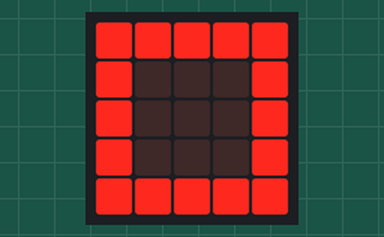
Simulated run of this program. Board: BBC micro:bit (MakeCode). Shown: the board's 5×5 LED display.

Above: at 0.1 s.
At 0.6 s:
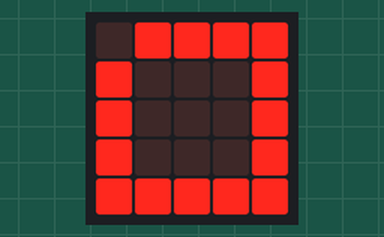
At 1.1 s:
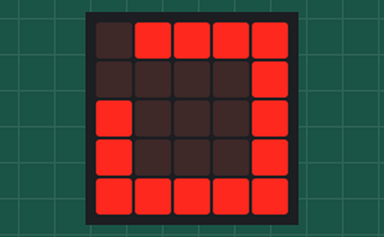
At 2.6 s:
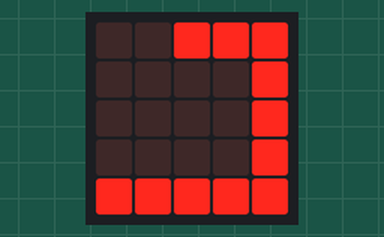
At 4.1 s:
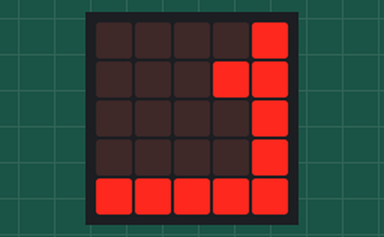
At 5.6 s:
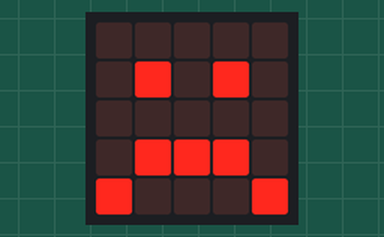

Measured:
- what the display in image 1 shows lasts 0.5 s, from 0.5 s to 1.0 s

The program:

main.ts
```typescript
basic.showLeds(`
    # # # # #
    # . . . #
    # . . . #
    # . . . #
    # # # # #
    `)
basic.pause(100)
basic.showLeds(`
    . # # # #
    # . . . #
    # . . . #
    # . . . #
    # # # # #
    `)
basic.pause(100)
basic.showLeds(`
    . # # # #
    . . . . #
    # . . . #
    # . . . #
    # # # # #
    `)
basic.pause(100)
basic.showLeds(`
    . # # # #
    . . . . #
    . . . . #
    # . . . #
    # # # # #
    `)
basic.pause(100)
basic.showLeds(`
    . # # # #
    . . . . #
    . . . . #
    . . . . #
    # # # # #
    `)
basic.pause(100)
basic.showLeds(`
    . . # # #
    . . . . #
    . . . . #
    . . . . #
    # # # # #
    `)
basic.pause(100)
basic.showLeds(`
    . . . # #
    . . . . #
    . . . . #
    . . . . #
    # # # # #
    `)
basic.pause(100)
basic.showLeds(`
    . . . . #
    . . . . #
    . . . . #
    . . . . #
    # # # # #
    `)
basic.pause(100)
basic.showLeds(`
    . . . . #
    . . . # #
    . . . . #
    . . . . #
    # # # # #
    `)
basic.pause(100)
basic.showLeds(`
    . . . . #
    . . . # #
    . . # . #
    . . . . #
    # # # # #
    `)
basic.pause(100)
basic.showLeds(`
    . . . . #
    . . . # #
    . . # . #
    . # . . #
    # # # # #
    `)
basic.pause(100)
basic.showIcon(IconNames.Sad)
basic.forever(function () {

})
```

test.ts
```typescript
// aquí va el archivo "tests"; esto no se compilará cuando este paquete se utilice como una extensión.
```
